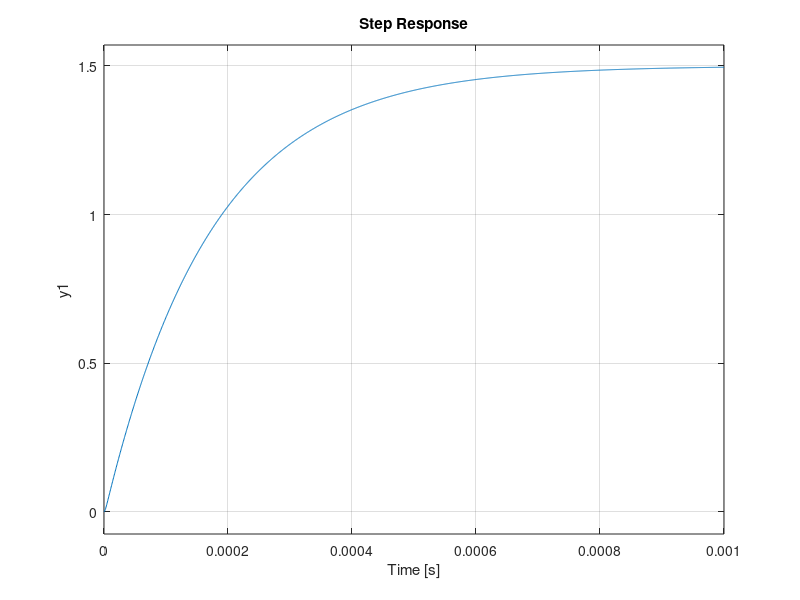

MATLAB code for this plot: (Note: this script raises an error after producing the figure.)
clc
clear
%for i=1:4
    
%R= input ('Enter External Resistance (ohms) R=');
zeta=input ('Enter Zeta:');
RL=130; % input('Enter Coil Resistance (ohms) RL=');
L =30*10^-3;% input(' Enter Coil Inductance (heneries) I=');
C= 0.01*10^-6;% input('Enter Capacitance (farads) C= ');
R=2*zeta/(sqrt(C/L))-RL;
RT= R+RL;  % Total resistance
wn=sqrt(1/(L*C)); %natural frequency calcualted
%zeta= (RT/2)*sqrt(C/L); %Damping ratio calculated
ei=1.5;%input('Enter input Step Voltage (volts) ei=');
sysrlc=tf(wn^2, [1 2*zeta*wn wn^2]);

step(ei*sysrlc, 0.001) %Calculate and plot step response
[eml, tml] = step(ei*sysrlc); %calculation stored
npts=max(size(tml)); %number of points determined
tmax=max(tml); %extent of step respone time
R;
PO=100*exp(-zeta*pi/sqrt(1-zeta^2));
ts=4/(zeta*wn);

%for j=1:npts
%response(i,j)=eml(j);
%end
%time=tml;

%end

% plot(time, ei)
% hold
% plot(time, response(1,:), '-')
% plot(time, response(2,:), ':')
% plot(time, response(3,:), '-.')
% plot(time, response(4,:), '--')
% axis([0 1.1671e-04 0 3])
% legend('0.1','0.47','0.9','1.1')
% xlabel('Time')
% ylabel('Response Voltage')
% title('Various Response Voltages')



fprintf('run simulink')
pause
% Script to plot Simulink response for RLC circuit, Lab 2
out = load('Lab2_SimResponse.mat'); % Retrieve Simulink results
tsim = out.ans.Time; % Extract time vector from data structure
esim = out.ans.Data; % Extract voltage vector from data structure
plot(tsim,esim,'r') % Plot Simulink response
grid % Turn on grid then add labels, title and legend
xlabel('Time (s)')
ylabel('Ec (volts)')
legend('MATLAB','Simulink','Location','SouthEast')
title('Step Response for RLC Circuit of Lab 2')


